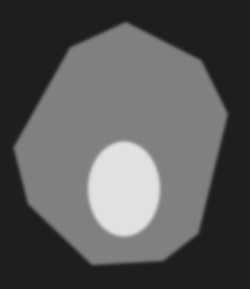
#> input picture SSU/em-algorithm/data/model_init.png, 250 x 289 px; its folder holds 5 pictures in this run
$ python em_fit_predict.py
#> lines starting #> are read from the running program, lines starting #| are printed output that depends on the picture; after the words box and inside, x2 and y2 are one past the last pixel; in counts of white or black regions, pixels touching at a corner belong together
### SSU/em-algorithm/data.py
import os
import cv2
import glob
import numpy as np
import matplotlib.pyplot as plt


class DataLoader:
    def __init__(self, data_path='data'):
        self.image_paths = sorted(
            glob.glob(os.path.join(data_path, 'hand_[0-9][0-9].png')))
        self.seg_paths = sorted(
            glob.glob(os.path.join(data_path, 'hand_[0-9][0-9]_seg.png')))
        self.im_and_seg_paths = zip(self.image_paths, self.seg_paths)
        self.model_init_path = os.path.join(data_path, 'model_init.png')
        self.foreground_mask = None
        self.background_mask = None

    # [5 lines left out: function _load_segmentation, not called in this run]

    def data_generator(self):
        for im_path, seg_path in self.im_and_seg_paths:
            im = cv2.imread(im_path)
            seg = self._load_segmentation(seg_path)
            yield im, seg

    def load_data(self):
        shape = None
        images = []
        means = []
        covs = []
        segments = []
        self.get_init_regions()
        for im, seg in self.data_generator():
            if shape is None:
                shape = im.shape
            images.append(np.reshape(im, (im.shape[0] * im.shape[1], 3)))
            mu_0 = get_region_mean(im, self.background_mask)
            mu_1 = get_region_mean(im, self.foreground_mask)
            means.append([mu_0, mu_1])
            cov_0 = get_region_cov(im, self.background_mask)
            cov_1 = get_region_cov(im, self.foreground_mask)
            covs.append([cov_0, cov_1])
            segments.append(np.reshape(seg, (seg.shape[0] * seg.shape[1])))
        return np.array(images), np.array(means), np.array(covs), np.array(segments), shape

    def get_init_regions(self):
        if self.foreground_mask is None or self.background_mask is None:
            self._load_init_regions()
        return self.foreground_mask, self.background_mask

    # [6 lines left out: function get_init_shape_model, not called in this run]

    def _load_init_regions(self):
        model_init = cv2.imread(self.model_init_path)
#> model_init is the input picture: shape (289, 250, 3); min 30, max 225, mean 87.7
        model_init_hsv = cv2.cvtColor(model_init, cv2.COLOR_BGR2HSV)
#> model_init_hsv: shape (289, 250, 3); mean H, S, V 0, 0, 87.7
        max_foreground = np.array([0, 0, 241])
        min_foreground = np.array([0, 0, 206])
        self.foreground_mask = cv2.inRange(model_init_hsv, min_foreground,
                                           max_foreground)
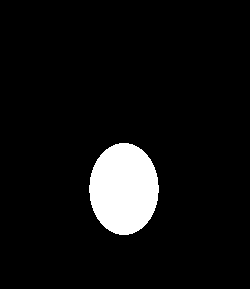
#> self.foreground_mask: shape (289, 250); 6.9% white; 1 white region, box (x1, y1, x2, y2) and area: (89, 143, 159, 235) 5008
        max_background = np.array([0, 0, 101])
        min_background = np.array([0, 0, 0])
        self.background_mask = cv2.inRange(model_init_hsv, min_background,
                                           max_background)
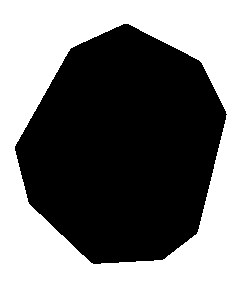
#> self.background_mask: shape (289, 250); 49.4% white; 1 white region, box (x1, y1, x2, y2) and area: (0, 0, 250, 289) 35716


def get_region_mean(image, region_mask):
    return np.mean(image[region_mask == 255], axis=0)


def get_region_cov(image, region_mask):
    data_points = image[region_mask == 255]
    return np.cov(data_points.T)


def precision(p_labels, t_labels):
    return np.sum(p_labels == t_labels) / t_labels.size


# [9 lines left out: function create_segmentation_plot, not called in this run]


def save_segmentation(fig, path):
    fig.savefig(path)

### SSU/em-algorithm/em_fit_predict.py
import os
import cv2
import data
import numpy as np
import matplotlib.pyplot as plt

from em import EMShapeModel
from data import DataLoader


def save_shape_model(shape_model):
    shape_model_im = np.round(255 * shape_model)
    cv2.imwrite(os.path.join('data', 'results', 'shape_model.png'), shape_model_im)


def evaluate(im, t_labels, p_labels, image_shape, save=True):
    assert t_labels.shape == p_labels.shape
    precision_list = []
    for i in range(t_labels.shape[0]):
        precision_list.append(data.precision(p_labels[i, :], t_labels[i, :]))
        if save:
            fig = data.create_segmentation_plot(np.reshape(im[i, :, :], image_shape),
                                                np.reshape(p_labels[i, :], (image_shape[0], image_shape[1])),
                                                np.reshape(t_labels[i, :], (image_shape[0], image_shape[1])))
            data.save_segmentation(fig, os.path.join('data', 'results', f'hand_{i}_result.png'))
            plt.close(fig)

    [print(f'precision of image {i}: {x:.3f}') for i, x in enumerate(precision_list)]
    print(f'average precision: {np.average(precision_list):.3f}')


if __name__ == '__main__':
    data_loader = DataLoader()
    # seg.shape == (n_images, n_pixels)
    images, means, covs, segs, im_shape = data_loader.load_data()
#> (the run stopped early here; a loop or call above may not have finished)
